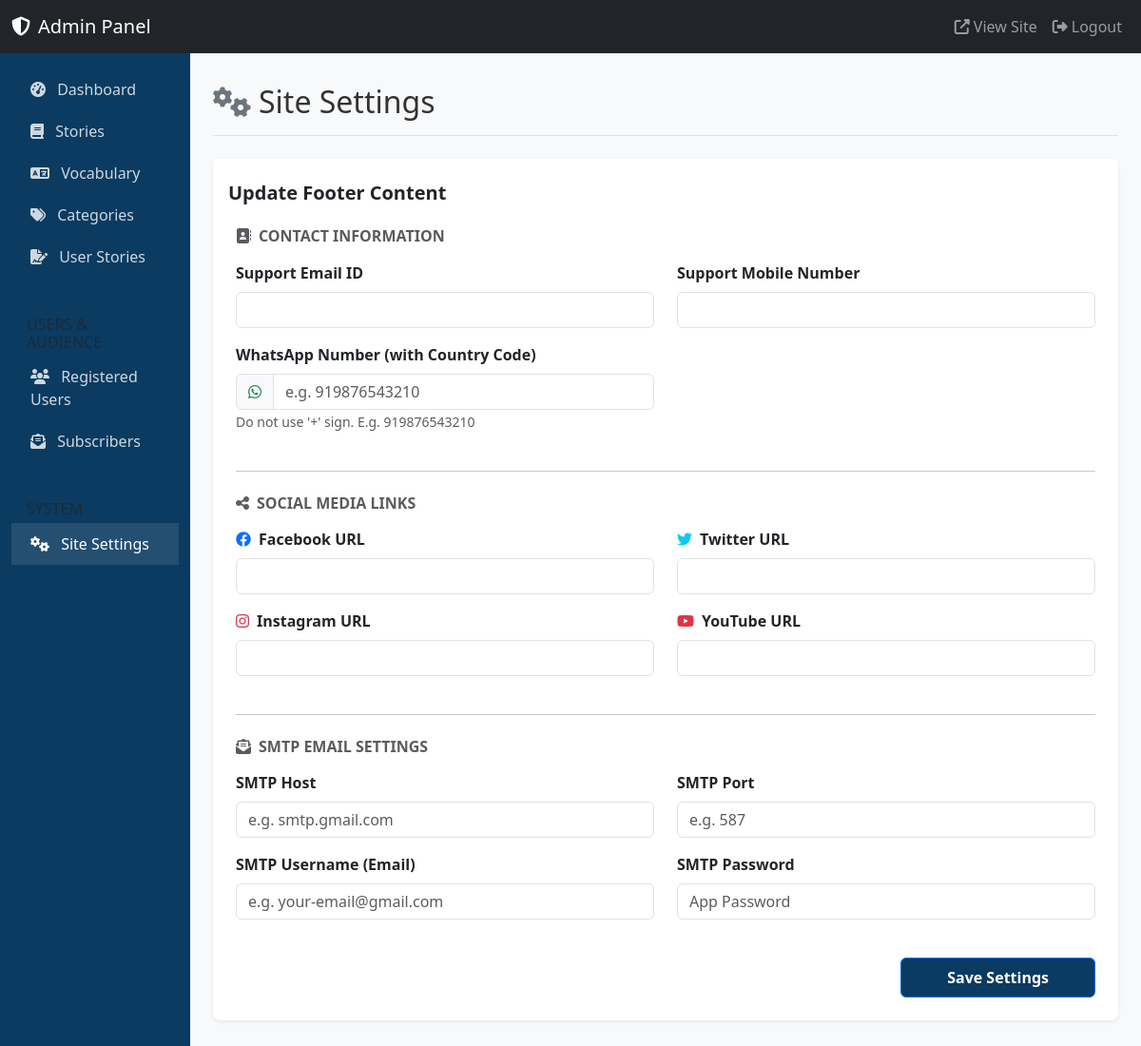
/english-learning/admin/settings.php (signed in), run on an earlier commit of the app's database.
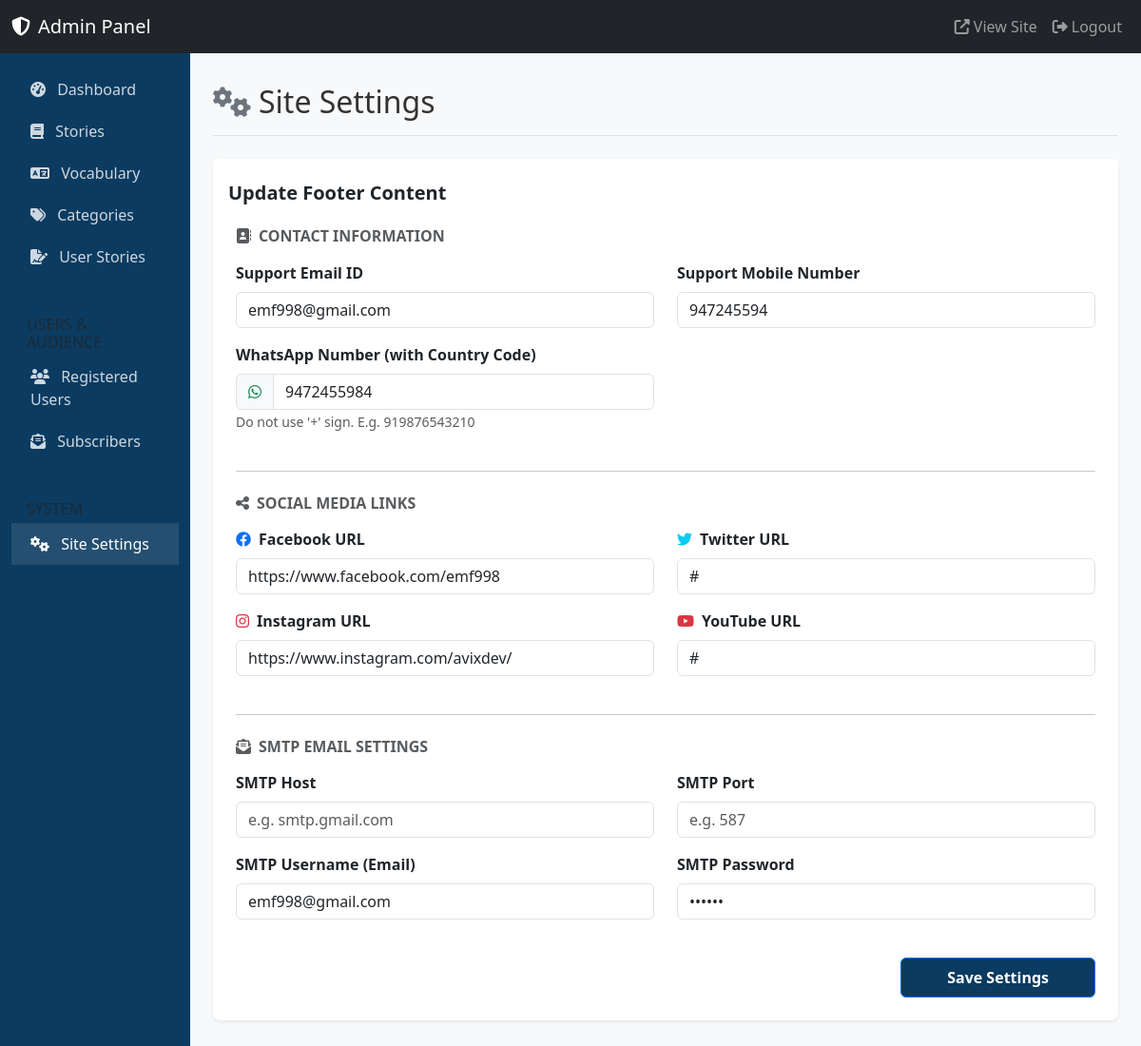
And on a later commit of the database.
### tables this page shows
CREATE TABLE `site_settings` (
  `setting_key` varchar(50) NOT NULL,
  `setting_value` text DEFAULT NULL,
  PRIMARY KEY (`setting_key`)
);

### english-learning/includes/functions.php (called while the page is built, shortened)
<?php
function escape($string) {
    return htmlspecialchars($string, ENT_QUOTES, 'UTF-8');
}
?>

### english-learning/admin/settings.php (the view, shortened to what the changed rows need)
<?php
require_once '../config/database.php';
require_once '../includes/functions.php';
$current_settings = [];
try {
    $stmt = $pdo->query("SELECT setting_key, setting_value FROM site_settings");
    while ($row = $stmt->fetch()) {
        $current_settings[$row['setting_key']] = $row['setting_value'];
    }
} catch (PDOException $e) {
    $error = "Failed to load settings.";
}
include 'includes/header.php';
?>
            <div class="d-flex justify-content-between flex-wrap flex-md-nowrap align-items-center pt-3 pb-2 mb-4 border-bottom">
                <h1 class="h2"><i class="fas fa-cogs me-2 text-secondary"></i>Site Settings</h1>
            </div>
            <div class="card shadow-sm border-0 rounded-3 mb-4">
                <div class="card-body p-4">
                    <form action="" method="POST">
                        <div class="row mb-4">
                            <div class="col-md-6 mb-3">
                                <label class="form-label fw-bold">Support Email ID</label>
                                <input type="email" name="contact_email" class="form-control" value="<?= escape($current_settings['contact_email'] ?? '') ?>">
                            </div>
                            <div class="col-md-6 mb-3">
                                <label class="form-label fw-bold">Support Mobile Number</label>
                                <input type="text" name="contact_phone" class="form-control" value="<?= escape($current_settings['contact_phone'] ?? '') ?>">
                            </div>
                            <div class="col-md-6 mb-3">
                                <div class="input-group">
                                    <span class="input-group-text bg-light"><i class="fab fa-whatsapp text-success"></i></span>
                                    <input type="text" name="contact_whatsapp" class="form-control" value="<?= escape($current_settings['contact_whatsapp'] ?? '') ?>" placeholder="e.g. 919876543210">
                                </div>
                            </div>
                        </div>
                        <div class="row mb-4">
                            <div class="col-md-6 mb-3">
                                <label class="form-label fw-bold"><i class="fab fa-facebook text-primary me-2"></i>Facebook URL</label>
                                <input type="text" name="social_facebook" class="form-control" value="<?= escape($current_settings['social_facebook'] ?? '') ?>">
                            </div>
                            <div class="col-md-6 mb-3">
                                <label class="form-label fw-bold"><i class="fab fa-twitter text-info me-2"></i>Twitter URL</label>
                                <input type="text" name="social_twitter" class="form-control" value="<?= escape($current_settings['social_twitter'] ?? '') ?>">
                            </div>
                            <div class="col-md-6 mb-3">
                                <label class="form-label fw-bold"><i class="fab fa-instagram text-danger me-2"></i>Instagram URL</label>
                                <input type="text" name="social_instagram" class="form-control" value="<?= escape($current_settings['social_instagram'] ?? '') ?>">
                            </div>
                            <div class="col-md-6 mb-3">
                                <label class="form-label fw-bold"><i class="fab fa-youtube text-danger me-2"></i>YouTube URL</label>
                                <input type="text" name="social_youtube" class="form-control" value="<?= escape($current_settings['social_youtube'] ?? '') ?>">
                            </div>
                        </div>
                        <div class="row mb-4">
                            <div class="col-md-6 mb-3">
                                <label class="form-label fw-bold">SMTP Username (Email)</label>
                                <input type="text" name="smtp_user" class="form-control" value="<?= escape($current_settings['smtp_user'] ?? '') ?>" placeholder="e.g. your-email@gmail.com">
                            </div>
                        </div>
                    </form>
                </div>
            </div>
<?php include 'includes/footer.php'; ?>

What changed in the data, as far as the page shows it:
added site_settings: social_twitter "#", social_youtube "#"
Also different on the page:
form field contact_email: (not shown) → "emf998@gmail.com"
form field contact_phone: (not shown) → "947245594"
form field contact_whatsapp: (not shown) → "9472455984"
form field social_facebook: (not shown) → "https://www.facebook.com/emf998"
form field social_instagram: (not shown) → "https://www.instagram.com/avixdev/"
form field smtp_user: (not shown) → "emf998@gmail.com"
